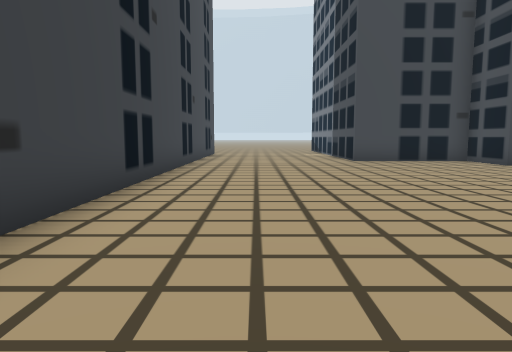
View 1 (above)

24 first-person views from a walk through a Unity game level. The camera is 1.5 m above the floor, tilts 6° down and sees 70° across. The floor is counted in squares, 2 m on a side. Each view is taken from the middle of a square. On the plan, view 1 faces up. The plan holds only what a view shows up to about 11 squares ahead; the rest is blank. The place goes on beyond the plan. Some animated figures are not drawn. Some surface patterns are stand-ins.

View 2
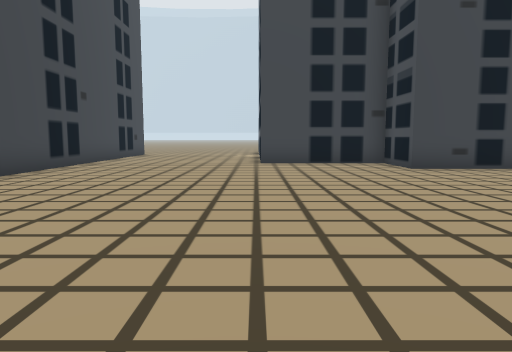

View 3
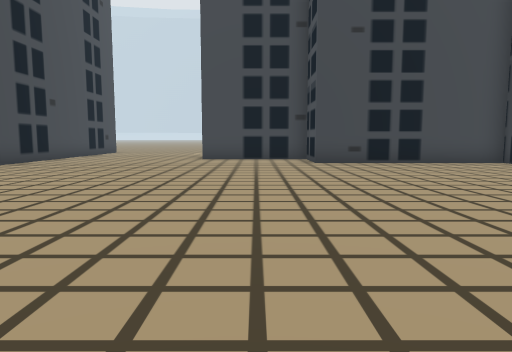

View 4
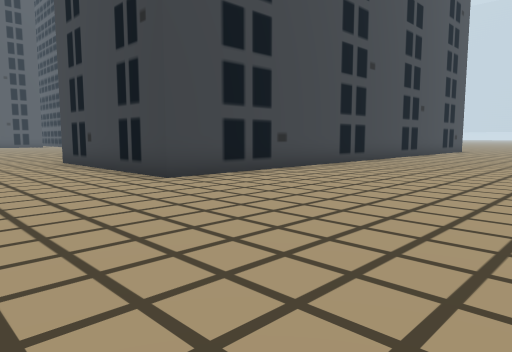

View 5
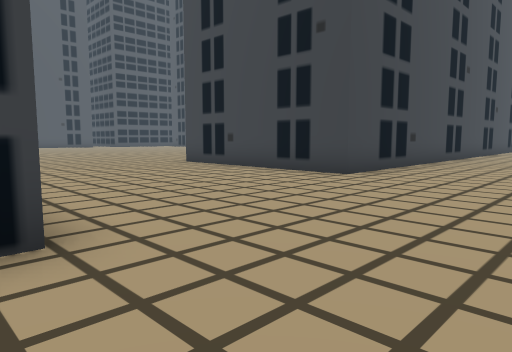

View 6
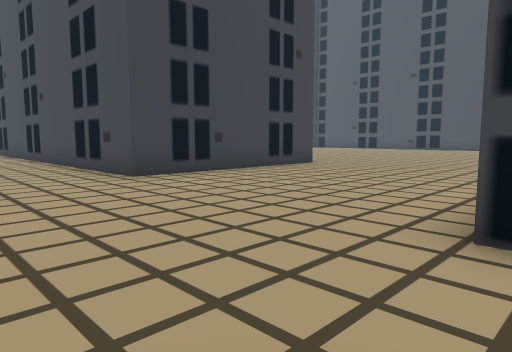

View 7
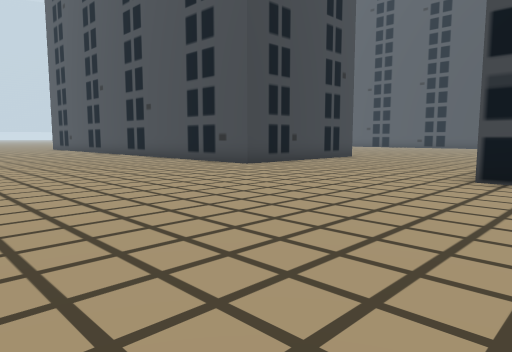

View 8
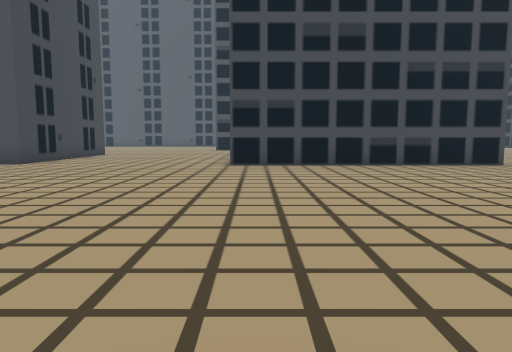

View 9
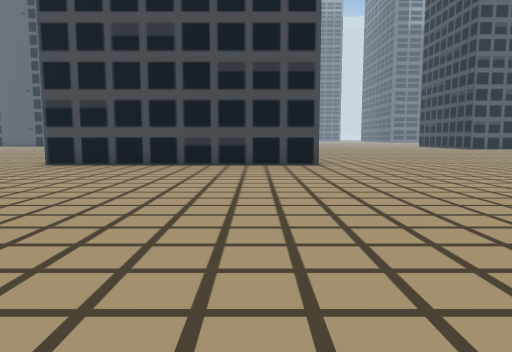

View 10
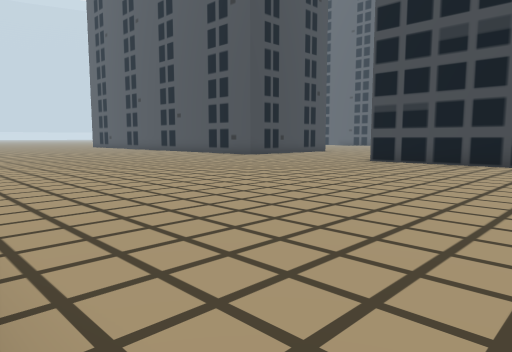

View 11
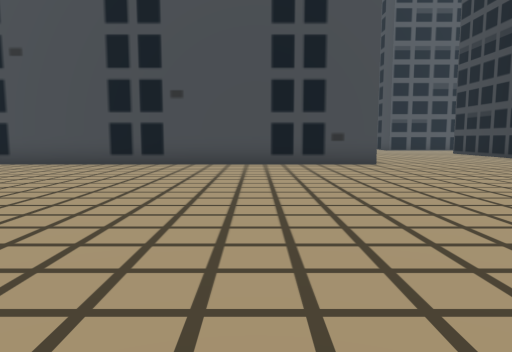

View 12
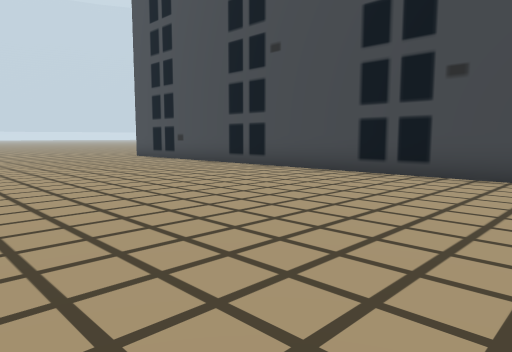

View 13
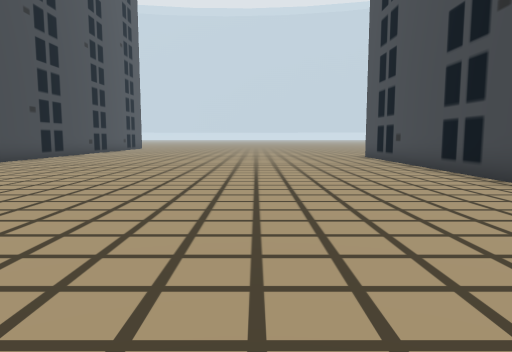

View 14
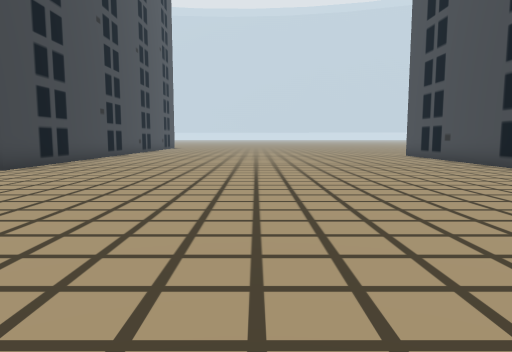

View 15
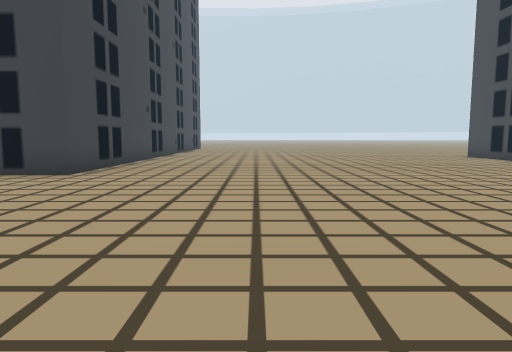

View 16
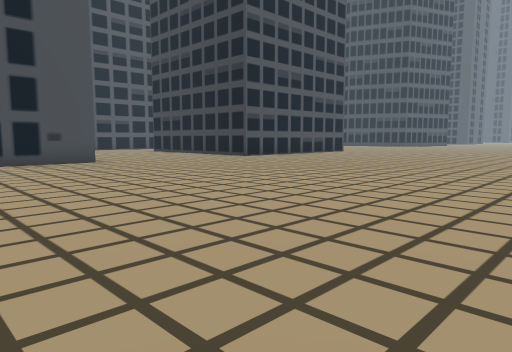

View 17
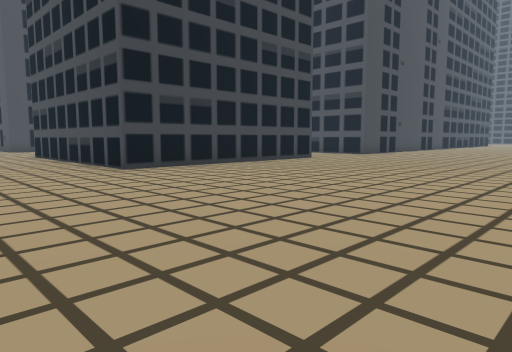

View 18
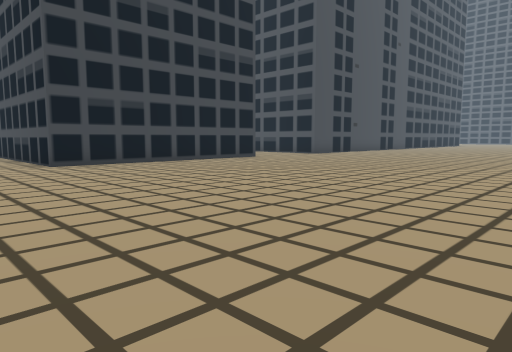

View 19
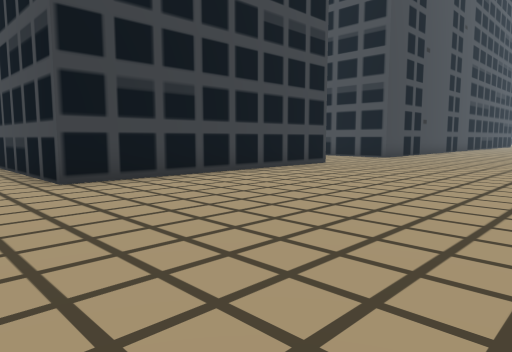

View 20
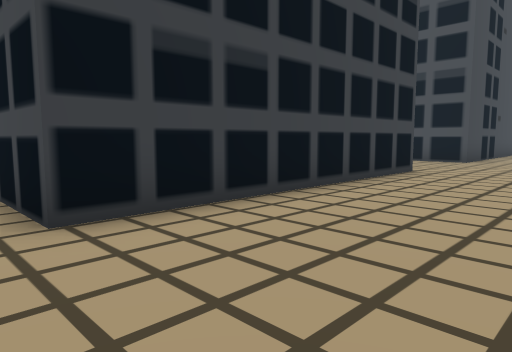

View 21
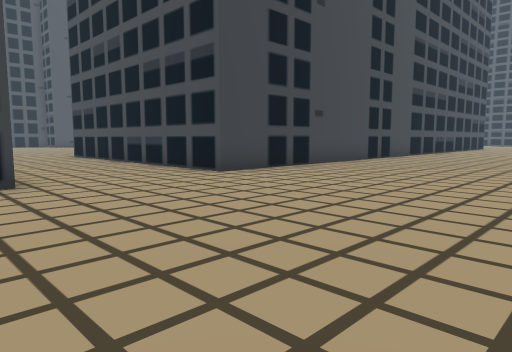

View 22
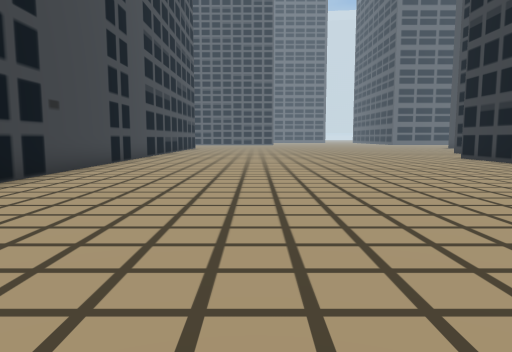

View 23
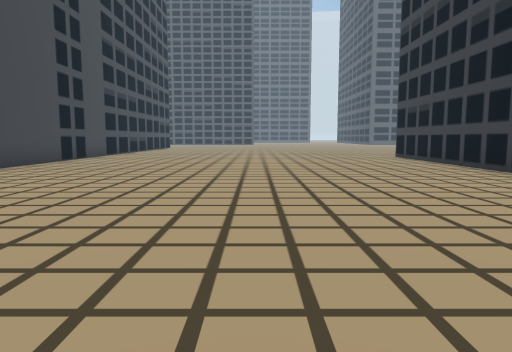

View 24
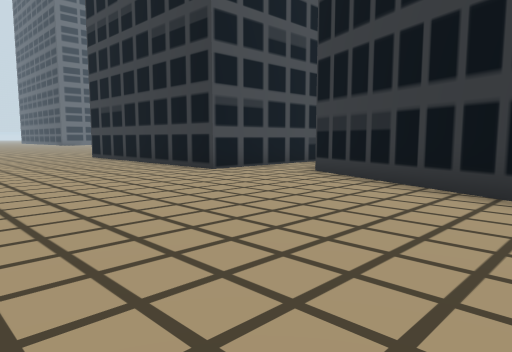

### Floor plan
Key: @ floor where view 1 was taken; # wall or solid block; . floor; B building.
Columns run from 20 left of view 1 to 10 right of it. Each row starts with its distance up from view 1.
 14 #............#
 13 #............#
 12 #............#    #....#####
 11 #............#    #........#
 10 .............#    #........####
  9 .............#    #............
  8 .............#    #............
  7  ............#    #............
  6   ...........#    #............
  5   ...........#    #...........
  4  ............#    #...........
  3  ............#    #..........
  2  ............#    #.........
  1  ............#    #.........
  0   ...........######.@......
 -1   ........................
 -2   .......................
 -3   .......................
 -4   .......................
 -5   .....................
 -6   .............. ......
 -7   ..........B      B...
 -8   ..........B        .
 -9  ...........B       ...#
-10  ...........B       ...#
-11  ...........B       ...#
-12  ...........B       ...#
-13    .........B      B...########
-14     ...........................
-15       .........................
-16        ........................
-17          ......................
-18          ......................
-19         .......................
-20         .......................
-21         .......................
-22         .......................
-23          ......................
-24          ....      ............
-25                    #...........
-26                    ###...B#####
-27                      ###.B
-28                         .B
-29                          B

Positions as (right, up) in squares from view 1, and headings:
1: (0, 0), facing up
2: (3, 1), facing up
3: (5, -1), facing up
4: (4, -4), facing up-left
5: (2, -7), facing up-left
6: (-11, -7), facing up-right
7: (-15, -8), facing up-right
8: (-18, -7), facing right
9: (-18, -12), facing right
10: (-19, -12), facing up-right
11: (-18, 3), facing right
12: (-15, 3), facing up-right
13: (-12, 3), facing up
14: (-14, 2), facing up
15: (-16, 3), facing up
16: (-19, 4), facing down-right
17: (-12, -22), facing up-right
18: (-11, -24), facing up-right
19: (-10, -20), facing up-right
20: (-9, -17), facing up-right
21: (-2, -20), facing up-right
22: (-1, -18), facing right
23: (-2, -20), facing right
24: (-2, -20), facing down-right
